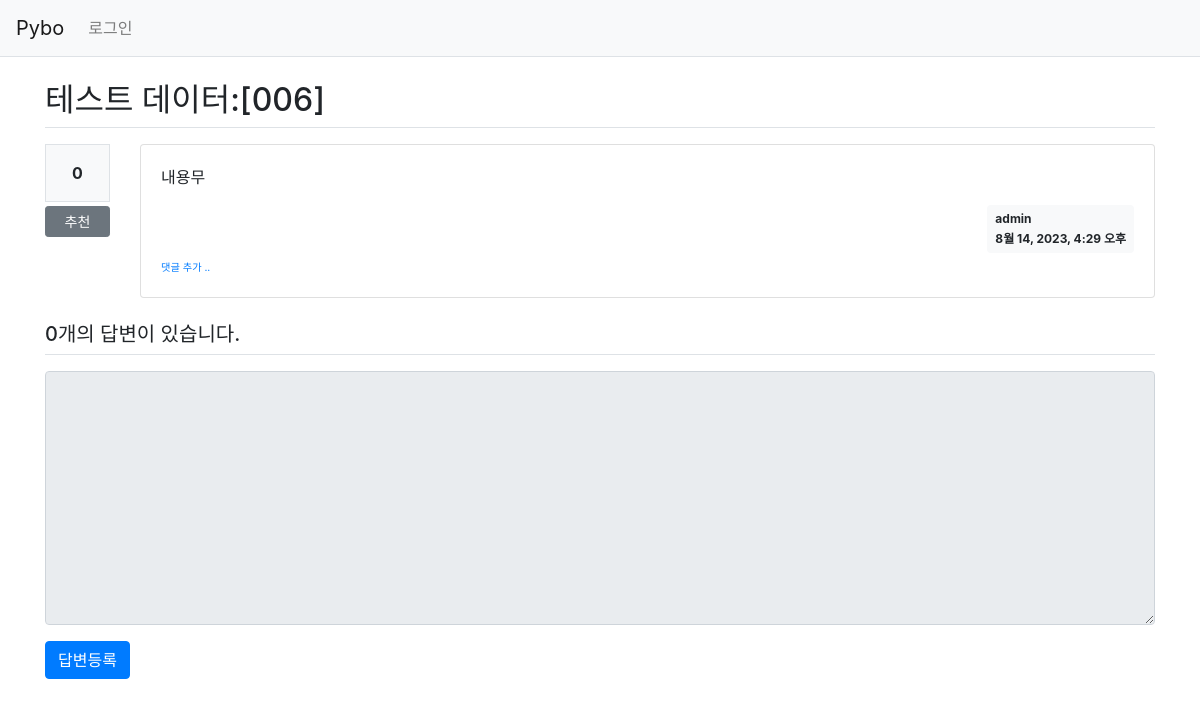
Before: /pybo/13/ with the older database file.
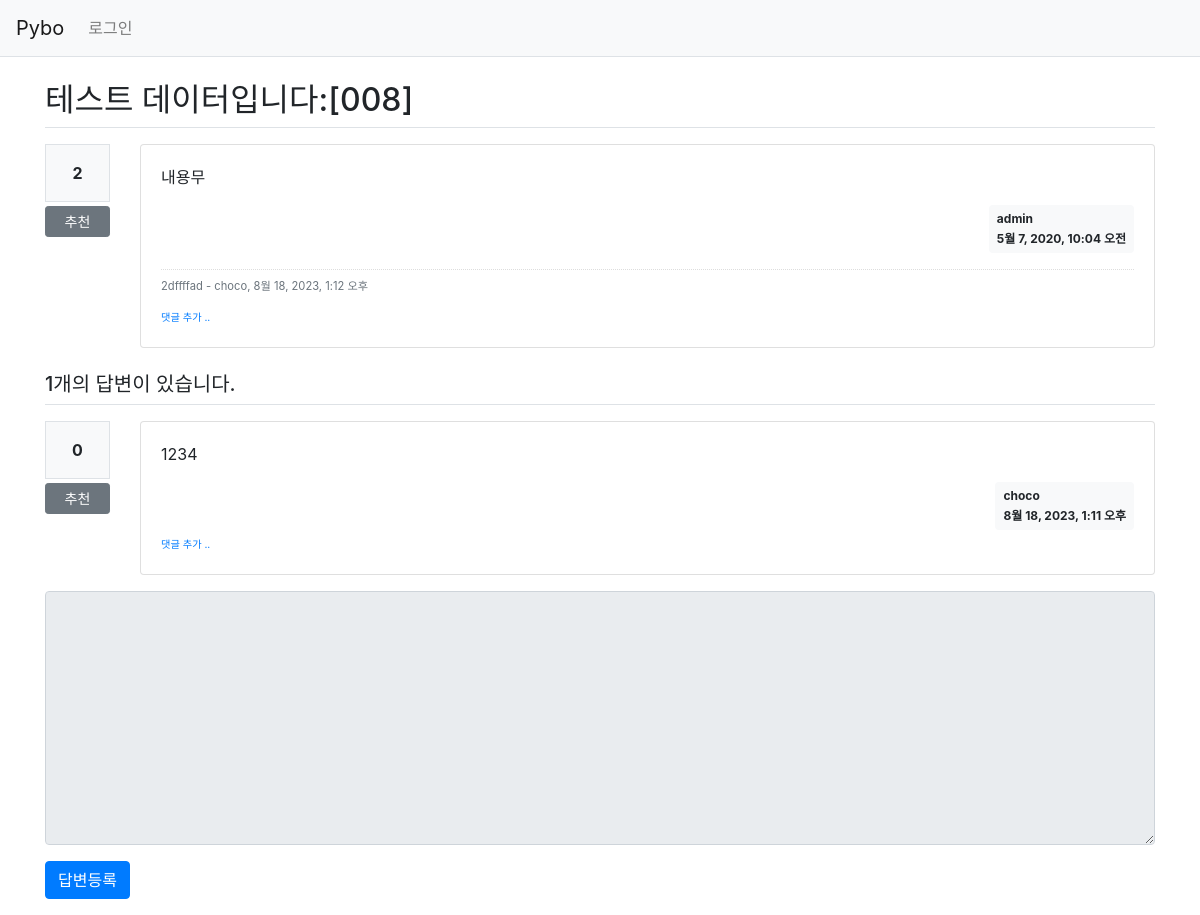
After: the same page with the newer database file.
### pybo/models.py (models this page shows, shortened)
class Question(models.Model):
    author = models.ForeignKey(User, on_delete=models.CASCADE, related_name='author_question')
    subject = models.CharField(max_length=200)
    content = models.TextField()
    create_date = models.DateTimeField()
    modify_date = models.DateTimeField(null=True, blank=True)
    voter = models.ManyToManyField(User, related_name='voter_question')

class Comment(models.Model):
    author = models.ForeignKey(User, on_delete=models.CASCADE)
    content = models.TextField()
    create_date = models.DateTimeField()
    modify_date = models.DateTimeField(null=True, blank=True)
    question = models.ForeignKey(Question, null=True, blank=True, on_delete=models.CASCADE)
    answer = models.ForeignKey(Answer, null=True, blank=True, on_delete=models.CASCADE)

class Answer(models.Model):
    author = models.ForeignKey(User, on_delete=models.CASCADE, related_name='author_answer')
    question = models.ForeignKey(Question, on_delete=models.CASCADE)
    content = models.TextField()
    create_date = models.DateTimeField()
    modify_date = models.DateTimeField(null=True, blank=True)
    voter = models.ManyToManyField(User, related_name='voter_answer')

### pybo/views/base_views.py (the view)
# urls.py: path('<int:question_id>/', base_views.detail, name='detail'),
def detail(request, question_id):
    question = get_object_or_404(Question, pk=question_id)
    context = {'question': question}
    return render(request, 'pybo/question_detail.html', context)

### pybo/templatetags/pybo_filter.py (called while the page is built)
@register.filter()
def mark(value):
    extensions = ["nl2br", "fenced_code"]
    return mark_safe(markdown.markdown(value, extensions=extensions))

### templates/pybo/question_detail.html (shortened to what this page needs)
{% extends 'base.html' %}
{% load pybo_filter %}
{% block content %}
<div class="container my-3">
    <h2 class="border-bottom py-2">{{ question.subject }}</h2>
    <div class="row my-3">
        <div class="col-1">
            <div class="bg-light text-center p-3 border font-weight-bolder mb-1">{{question.voter.count}}</div>
            <a href="#" data-uri="{% url 'pybo:vote_question' question.id  %}"
               class="recommend btn btn-sm btn-secondary btn-block my-1">추천</a>
        </div>
        <div class="col-11">
            <div class="card">
                <div class="card-body">
                    <div class="card-text">{{ question.content|mark }}</div>
                    <div class="d-flex justify-content-end">
                        <div class="badge badge-light p-2 text-left">
                            <div class="mb-2">{{ question.author.username }}</div>
                            <div>{{ question.create_date }}</div>
                        </div>
                    </div>
                    {% if question.comment_set.count > 0 %}
                    <div class="mt-3">
                    {% for comment in question.comment_set.all %}
                        <div class="comment py-2 text-muted">
                            <span style="white-space: pre-line;">{{ comment.content }}</span>
                            <span>
                                - {{ comment.author }}, {{ comment.create_date }}
                            </span>
                        </div>
                    {% endfor %}
                    </div>
                    {% endif %}
                    <div>
                        <a href="{% url 'pybo:comment_create_question' question.id  %}"
                           class="small"><small>댓글 추가 ..</small></a>
                    </div>
                </div>
            </div>
        </div>
    </div>
    <h5 class="border-bottom my-3 py-2">{{question.answer_set.count}}개의 답변이 있습니다.</h5>
    {% for answer in question.answer_set.all %}
    <div class="row my-3">
        <div class="col-1">
            <div class="bg-light text-center p-3 border font-weight-bolder mb-1">{{answer.voter.count}}</div>
            <a href="#" data-uri="{% url 'pybo:vote_answer' answer.id  %}"
                class="recommend btn btn-sm btn-secondary btn-block my-1">추천</a>
        </div>
        <div class="col-11">
            <div class="card">
                <div class="card-body">
                    <div class="card-text">{{ answer.content|mark }}</div>
                    <div class="d-flex justify-content-end">
                        <div class="badge badge-light p-2 text-left">
                            <div class="mb-2">{{ answer.author.username }}</div>
                            <div>{{ answer.create_date }}</div>
                        </div>
                    </div>
                    <div>
                        <a href="{% url 'pybo:comment_create_answer' answer.id  %}"
                           class="small"><small>댓글 추가 ..</small></a>
                    </div>
                </div>
            </div>
        </div>
    </div>
    {% endfor %}
    <form action="{% url 'pybo:answer_create' question.id %}" method="post" class="my-3">
        <div class="form-group">
            <textarea {% if not user.is_authenticated %}disabled{% endif %}
              name="content" id="content" class="form-control" rows="10"></textarea>
        </div>
        <input type="submit" value="답변등록" class="btn btn-primary">
    </form>
</div>
{% endblock %}

### templates/base.html (shortened to what this page needs)
{% load static %}
<!doctype html>
<html lang="ko">
<head>
    <link rel="stylesheet" type="text/css" href="{% static 'bootstrap.min.css' %}">
    <link rel="stylesheet" type="text/css" href="{% static 'style.css' %}">
</head>
<body>
{% include "navbar.html" %}
{% block content %}
{% endblock %}
</body>
</html>

### templates/navbar.html (shortened to what this page needs)
<nav class="navbar navbar-expand-lg navbar-light bg-light border-bottom">
    <a class="navbar-brand" href="{% url 'pybo:index' %}">Pybo</a>
    <div class="collapse navbar-collapse flex-grow-0" id="navbarNav">
        <ul class="navbar-nav">
            <li class="nav-item ">
                {% if user.is_authenticated %}
                <a class="nav-link" href="{% url 'common:logout' %}">{{ user.username }} (로그아웃)</a>
                {% else %}
                <a class="nav-link" href="{% url 'common:login' %}">로그인</a>
                {% endif %}
            </li>
        </ul>
    </div>
</nav>

### static/style.css (style rules this page uses)
.comment { border-top:dotted 1px #ddd; font-size:0.7em; }

Changed rows visible on the page:
changed Question "내용무": subject "테스트 데이터:[006]" → "테스트 데이터입니다:[008]"; voter.count "0" → "2"; create_date "8월 14, 2023, 4:29 오후" → "5월 7, 2020, 10:04 오전"; answer_set.count "0" → "1"
added Comment: content "2dffffad", author "choco", create_date "8월 18, 2023, 1:12 오후"
now on this page (row edited): Answer: voter.count "0", content|mark "1234", author.username "choco", create_date "8월 18, 2023, 1:11 오후"
